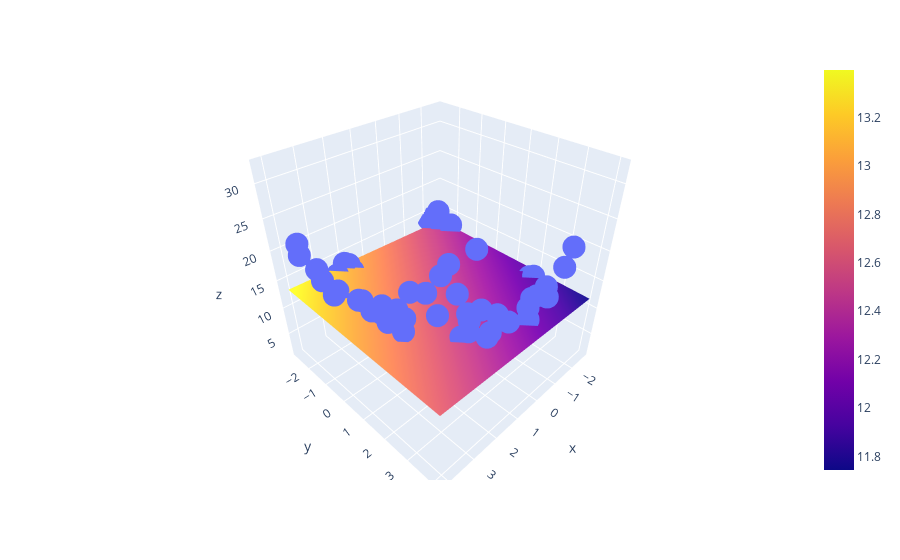

Write notebook code for a chart like this one.
### Code cell
fig = px.scatter_3d(
    df, x=x.ravel(),
    y=y.ravel(),
    z=z.ravel()
)

fig.add_trace(go.Surface(x = x_input, y = y_input, z =z_final ))

fig.show()
